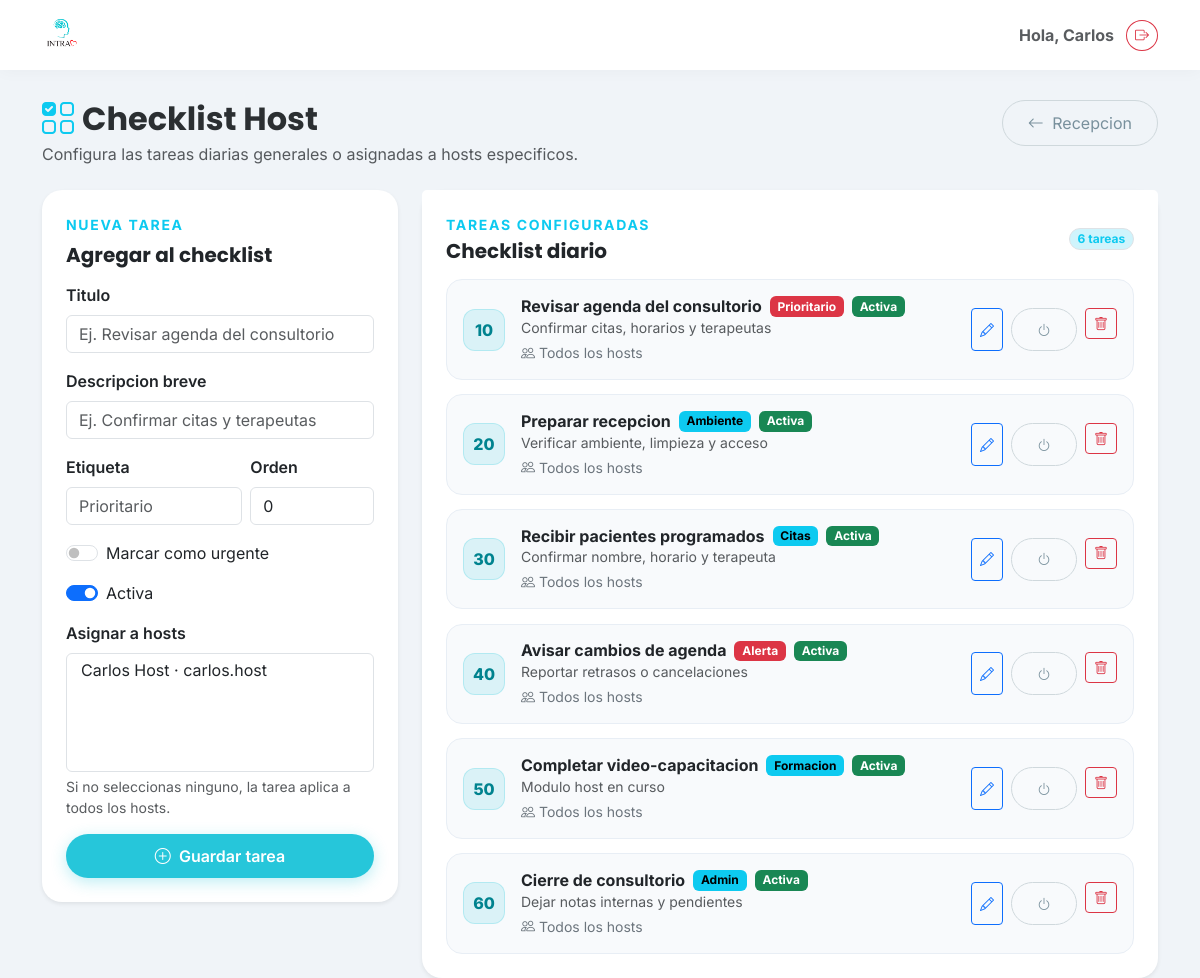
Page /host/checklist/ (signed in) on the committed database.
### clinica/models.py (models this page shows, shortened)
class HostChecklistTask(models.Model):
    titulo = models.CharField(max_length=140)
    subtitulo = models.CharField(max_length=180, blank=True)
    etiqueta = models.CharField(max_length=40, blank=True)
    urgente = models.BooleanField(default=False)
    activo = models.BooleanField(default=True)
    orden = models.PositiveIntegerField(default=0)
    hosts = models.ManyToManyField(
        Host,
        blank=True,
        related_name='tareas_checklist',
        help_text='Dejalo vacio para que aplique a todos los hosts.',
    )
    creado_en = models.DateTimeField(auto_now_add=True)
    class Meta:
        verbose_name = "Tarea de Checklist Host"
        verbose_name_plural = "Tareas de Checklist Host"
        ordering = ['orden', 'id']

### clinica/views.py (the view, shortened to what this page needs)
# urls.py: path('host/checklist/', clinica_views.checklist_host_config, name='checklist_host_config'),
@login_required
def checklist_host_config(request):
    es_usuario_portal = (
        hasattr(request.user, 'perfil_terapeuta') or
        hasattr(request.user, 'perfil_paciente') or
        hasattr(request.user, 'perfil_empresa') or
        hasattr(request.user, 'perfil_host')
    )
    if es_usuario_portal and not (request.user.is_superuser or request.user.is_staff):
        return redirect('home')
    hosts = Host.objects.select_related('usuario').order_by('nombre')
    tareas = list(
        HostChecklistTask.objects
        .prefetch_related('hosts')
        .order_by('orden', 'id')
    )
    tareas_config = [
        {
            'obj': tarea,
            'host_ids': list(tarea.hosts.values_list('id', flat=True)),
            'hosts_display': ', '.join(tarea.hosts.values_list('nombre', flat=True)) or 'Todos los hosts',
        }
        for tarea in tareas
    ]
    return render(request, 'clinica/checklist_host_config.html', {
        'tareas_config': tareas_config,
        'hosts': hosts,
    })

### clinica/templates/clinica/checklist_host_config.html (shortened to what this page needs)
{% extends 'clinica/base.html' %}
{% block content %}
<div class="d-flex align-items-start justify-content-between gap-3 flex-wrap mb-4">
    <div>
        <h2 class="fw-bold text-secondary-emphasis mb-1">
            <i class="bi bi-ui-checks-grid me-2 text-info"></i>Checklist Host
        </h2>
        <p class="text-muted mb-0">Configura las tareas diarias generales o asignadas a hosts especificos.</p>
    </div>
    <a href="{% url 'home' %}" class="btn btn-outline-secondary">
        <i class="bi bi-arrow-left me-1"></i> Recepcion
    </a>
</div>
<div class="row g-4">
    <div class="col-lg-4">
        <div class="card shadow-sm border-0">
            <div class="card-body p-4">
                <p class="text-uppercase fw-bold text-info small mb-2" style="letter-spacing:.12em;">Nueva tarea</p>
                <h5 class="fw-bold mb-3">Agregar al checklist</h5>
                <form method="post">
                    <div class="mb-3">
                        <label class="form-label fw-semibold">Titulo</label>
                        <input type="text" name="titulo" class="form-control" maxlength="140" required placeholder="Ej. Revisar agenda del consultorio">
                    </div>
                    <div class="mb-3">
                        <label class="form-label fw-semibold">Descripcion breve</label>
                        <input type="text" name="subtitulo" class="form-control" maxlength="180" placeholder="Ej. Confirmar citas y terapeutas">
                    </div>
                    <div class="row g-2">
                        <div class="col-7">
                            <label class="form-label fw-semibold">Etiqueta</label>
                            <input type="text" name="etiqueta" class="form-control" maxlength="40" placeholder="Prioritario">
                        </div>
                        <div class="col-5">
                            <label class="form-label fw-semibold">Orden</label>
                            <input type="number" name="orden" class="form-control" value="0" min="0">
                        </div>
                    </div>
                    <div class="form-check form-switch my-3">
                        <input class="form-check-input" type="checkbox" role="switch" name="urgente" id="nuevaUrgente">
                        <label class="form-check-label" for="nuevaUrgente">Marcar como urgente</label>
                    </div>
                    <div class="form-check form-switch mb-3">
                        <input class="form-check-input" type="checkbox" role="switch" name="activo" id="nuevaActiva" checked>
                        <label class="form-check-label" for="nuevaActiva">Activa</label>
                    </div>
                    <div class="mb-3">
                        <label class="form-label fw-semibold">Asignar a hosts</label>
                        <select name="hosts" class="form-select" multiple size="5">
                            {% for host in hosts %}
                                <option value="{{ host.id }}">{{ host.nombre }}{% if host.usuario %} · {{ host.usuario.username }}{% endif %}</option>
                            {% endfor %}
                        </select>
                        <div class="form-text">Si no seleccionas ninguno, la tarea aplica a todos los hosts.</div>
                    </div>
                    <button type="submit" class="btn btn-primary w-100">
                        <i class="bi bi-plus-circle me-1"></i> Guardar tarea
                    </button>
                </form>
            </div>
        </div>
    </div>
    <div class="col-lg-8">
        <div class="card shadow-sm border-0">
            <div class="card-header bg-white border-0 pt-4 px-4">
                <div class="d-flex justify-content-between align-items-center gap-2 flex-wrap">
                    <div>
                        <p class="text-uppercase fw-bold text-info small mb-1" style="letter-spacing:.12em;">Tareas configuradas</p>
                        <h5 class="fw-bold mb-0">Checklist diario</h5>
                    </div>
                    <span class="badge rounded-pill bg-info-subtle text-info border">{{ tareas_config|length }} tareas</span>
                </div>
            </div>
            <div class="card-body p-4 pt-2">
                <div class="host-task-list">
                    {% for item in tareas_config %}
                        {% with tarea=item.obj %}
                        <div class="host-task">
                            <div class="host-task-summary">
                                <div class="host-task-order">{{ tarea.orden }}</div>
                                <div class="flex-grow-1 min-w-0">
                                    <div class="d-flex align-items-center gap-2 flex-wrap">
                                        <h6 class="fw-bold mb-0">{{ tarea.titulo }}</h6>
                                        {% if tarea.etiqueta %}
                                            <span class="badge {% if tarea.urgente %}text-bg-danger{% else %}text-bg-info{% endif %}">{{ tarea.etiqueta }}</span>
                                        {% endif %}
                                        {% if tarea.activo %}
                                            <span class="badge text-bg-success">Activa</span>
                                        {% else %}
                                            <span class="badge text-bg-secondary">Inactiva</span>
                                        {% endif %}
                                    </div>
                                    <p class="text-muted small mb-1">{{ tarea.subtitulo|default:"Sin descripcion" }}</p>
                                    <div class="small text-secondary">
                                        <i class="bi bi-people me-1"></i>{{ item.hosts_display }}
                                    </div>
                                </div>
                                <div class="d-flex gap-2">
                                    <button class="btn btn-sm btn-outline-primary" type="button" data-bs-toggle="collapse" data-bs-target="#editarTarea{{ tarea.id }}">
                                        <i class="bi bi-pencil"></i>
                                    </button>
                                    <form method="post">
                                        <button class="btn btn-sm btn-outline-secondary" type="submit" title="Activar o desactivar">
                                            <i class="bi bi-power"></i>
                                        </button>
                                    </form>
                                    <form method="post" onsubmit="return confirm('¿Eliminar esta tarea del checklist host?');">
                                        <button class="btn btn-sm btn-outline-danger" type="submit" title="Eliminar">
                                            <i class="bi bi-trash"></i>
                                        </button>
                                    </form>
                                </div>
                            </div>
                        </div>
                        {% endwith %}
                    {% empty %}
                        <div class="text-center py-5 text-muted">
                            <i class="bi bi-ui-checks-grid fs-1 d-block mb-2"></i>
                            Aun no hay tareas configuradas.
                        </div>
                    {% endfor %}
                </div>
            </div>
        </div>
    </div>
</div>
{% endblock %}

### clinica/templates/clinica/base.html (shortened to what this page needs)
{% load static %}
<!DOCTYPE html>
<html lang="es">
<head>
    <link href="https://cdn.jsdelivr.net/npm/bootstrap@5.3.0/dist/css/bootstrap.min.css" rel="stylesheet">
    <link rel="stylesheet" href="https://cdn.jsdelivr.net/npm/bootstrap-icons@1.10.5/font/bootstrap-icons.css">
</head>
<body>
    <nav class="navbar navbar-expand-lg fixed-top">
        <div class="container">
            <a class="navbar-brand d-flex align-items-center" href="{% url 'home' %}">
               <img src="{% static 'clinica/images/logo.png' %}" alt="Logo INTRA" class="me-2">
            </a>
            <div class="d-flex align-items-center gap-2">
                <span class="me-1 text-muted fw-bold d-none d-md-block">
                    Hola, {{ user.username|title }}
                </span>
<form action="{% url 'logout' %}" method="post">
                    <button type="submit" class="btn btn-outline-danger btn-sm rounded-circle" title="Cerrar Sesión">
                        <i class="bi bi-box-arrow-right"></i>
                    </button>
                </form>
            </div>
        </div>
    </nav>
    <div class="container" style="margin-top: 100px;">
        {% block content %}
        {% endblock %}
    </div>
</body>
<link href="https://cdn.jsdelivr.net/npm/select2@4.1.0-rc.0/dist/css/select2.min.css" rel="stylesheet" />
<link rel="stylesheet" href="https://cdn.jsdelivr.net/npm/select2-bootstrap-5-theme@1.3.0/dist/select2-bootstrap-5-theme.min.css" />
</html>

### clinica/templates/clinica/base.html (style rules this page uses)
:root { --intra-primary: #26C6DA; --intra-secondary: #EF5350; --intra-dark: #37474F; --intra-light: #F0F4F8; --intra-white: #FFFFFF; }
body { background-color: var(--intra-light); font-family: 'Inter', sans-serif; color: var(--intra-dark); }
h1, h2, h3, h4, h5, .navbar-brand { font-family: 'Poppins', sans-serif; }
.btn-primary { background-color: var(--intra-primary); border: none; border-radius: 50px; padding: 10px 25px; font-weight: 600; box-shadow: 0 4px 15px rgba(38, 198, 218, 0.3); transition: all 0.3s ease; }
.btn-outline-secondary { border-color: #CFD8DC; color: #78909C; border-radius: 50px; padding: 10px 25px; }
.card { border: none; border-radius: 20px; box-shadow: 0 10px 30px rgba(0,0,0,0.05); }
.navbar { background-color: var(--intra-white); box-shadow: 0 2px 15px rgba(0,0,0,0.03); padding-top: 10px; padding-bottom: 10px; }
.navbar-brand img { height: 40px; width: auto; }

### clinica/templates/clinica/checklist_host_config.html (style rules this page uses)
.host-task-list { display: grid; gap: .9rem; }
.host-task { background: #F8FAFC; border: 1px solid #E8EEF5; border-radius: 1rem; overflow: hidden; }
.host-task-summary { display: flex; align-items: center; gap: 1rem; padding: 1rem; }
.host-task-order { width: 42px; height: 42px; border-radius: 12px; display: grid; place-items: center; flex: 0 0 auto; color: #00838F; font-weight: 800; background: rgba(38,198,218,.14); border: 1px solid rgba(38,198,218,.22); }
.min-w-0 { min-width: 0; }

### rows in the picture
HostChecklistTask: obj.orden "10", obj.titulo "Revisar agenda del consultorio", obj.etiqueta "Prioritario", activo "Activa", obj.subtitulo "Confirmar citas, horarios y terapeutas", hosts_display "Todos los hosts"
HostChecklistTask: obj.orden "20", obj.titulo "Preparar recepcion", obj.etiqueta "Ambiente", activo "Activa", obj.subtitulo "Verificar ambiente, limpieza y acceso", hosts_display "Todos los hosts"
HostChecklistTask: obj.orden "30", obj.titulo "Recibir pacientes programados", obj.etiqueta "Citas", activo "Activa", obj.subtitulo "Confirmar nombre, horario y terapeuta", hosts_display "Todos los hosts"
HostChecklistTask: obj.orden "40", obj.titulo "Avisar cambios de agenda", obj.etiqueta "Alerta", activo "Activa", obj.subtitulo "Reportar retrasos o cancelaciones", hosts_display "Todos los hosts"
HostChecklistTask: obj.orden "50", obj.titulo "Completar video-capacitacion", obj.etiqueta "Formacion", activo "Activa", obj.subtitulo "Modulo host en curso", hosts_display "Todos los hosts"
HostChecklistTask: obj.orden "60", obj.titulo "Cierre de consultorio", obj.etiqueta "Admin", activo "Activa", obj.subtitulo "Dejar notas internas y pendientes", hosts_display "Todos los hosts"

### other values in the picture
{{ user.username|title }} "Carlos"
{{ tareas_config|length }} "6"
